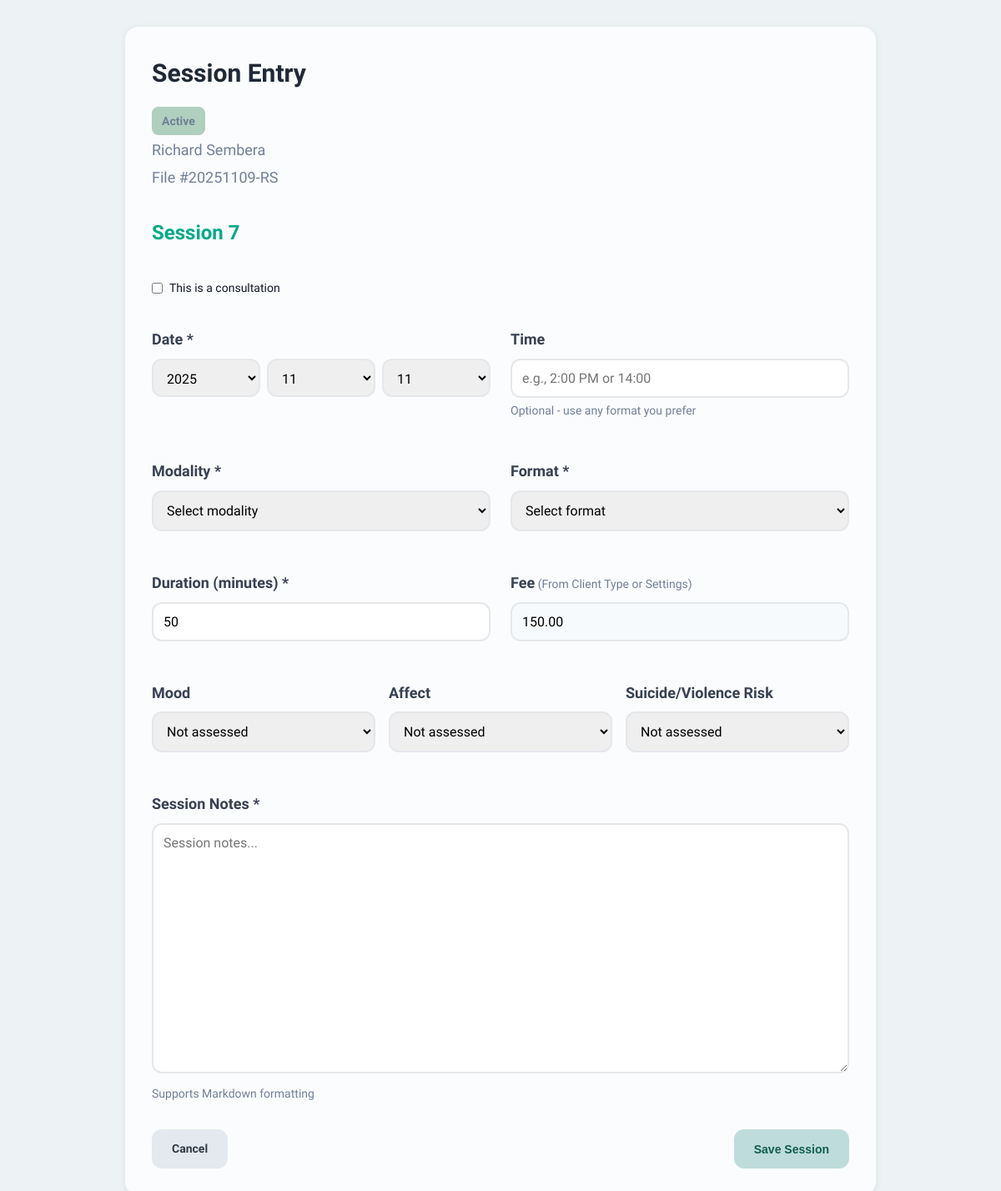
Page /client/1/session on the committed database.
### tables this page shows
CREATE TABLE client_types (
                id INTEGER PRIMARY KEY AUTOINCREMENT,
                name TEXT UNIQUE NOT NULL,
                color TEXT NOT NULL,
                code TEXT,
                file_number_style TEXT NOT NULL,
                file_number_prefix TEXT,
                file_number_suffix TEXT,
                file_number_counter INTEGER DEFAULT 0,
                session_fee REAL,
                session_duration INTEGER,
                retention_period INTEGER,
                is_system INTEGER DEFAULT 0,
                created_at INTEGER NOT NULL,
                modified_at INTEGER NOT NULL
            );

CREATE TABLE clients (
                id INTEGER PRIMARY KEY AUTOINCREMENT,
                file_number TEXT UNIQUE NOT NULL,
                first_name TEXT NOT NULL,
                middle_name TEXT,
                last_name TEXT NOT NULL,
                type_id INTEGER NOT NULL,
                created_at INTEGER NOT NULL,
                modified_at INTEGER NOT NULL,
                is_deleted INTEGER DEFAULT 0,
                FOREIGN KEY (type_id) REFERENCES client_types(id)
            );

### web/app.py (the view, shortened to what this page needs)
@app.route('/client/<int:client_id>/session', methods=['GET', 'POST'])
def create_session(client_id):
    import time
    from datetime import datetime
    client = db.get_client(client_id)
    if not client:
        return "Client not found", 404
    client_type = db.get_client_type(client['type_id'])
    session_entries = db.get_client_entries(client_id, 'session')
    non_consultation_count = sum(1 for s in session_entries if not s.get('is_consultation'))
    next_session_number = non_consultation_count + 1
    today = datetime.now().strftime('%Y-%m-%d')
    return render_template('entry_forms/session.html',
                         client=client,
                         client_type=client_type,
                         next_session_number=next_session_number,
                         today=today)

### core/database.py (called while the page is built)
    def connect(self):
        return sqlite3.connect(str(self.db_path))

    def get_client_type(self, type_id: int) -> Optional[Dict[str, Any]]:
        conn = self.connect()
        conn.row_factory = sqlite3.Row
        cursor = conn.cursor()
        cursor.execute("SELECT * FROM client_types WHERE id = ?", (type_id,))
        row = cursor.fetchone()
        conn.close()
        return dict(row) if row else None

    def get_client(self, client_id: int) -> Optional[Dict[str, Any]]:
        conn = self.connect()
        conn.row_factory = sqlite3.Row
        cursor = conn.cursor()
        cursor.execute("SELECT * FROM clients WHERE id = ?", (client_id,))
        row = cursor.fetchone()
        conn.close()
        return dict(row) if row else None

    def get_client_entries(self, client_id: int, entry_class: Optional[str] = None) -> List[Dict[str, Any]]:
        conn = self.connect()
        conn.row_factory = sqlite3.Row
        cursor = conn.cursor()
        if entry_class:
            cursor.execute(
                "SELECT * FROM entries WHERE client_id = ? AND class = ? ORDER BY created_at DESC",
                (client_id, entry_class)
            )
        else:
            cursor.execute(
                "SELECT * FROM entries WHERE client_id = ? ORDER BY created_at DESC",
                (client_id,)
            )
        rows = cursor.fetchall()
        conn.close()
        return [dict(row) for row in rows]

### web/templates/entry_forms/session.html (shortened to what this page needs)
{% extends "base.html" %}
{% block content %}
<div class="card" style="max-width: 900px; margin: 0 auto;">
    <div style="display: flex; justify-content: space-between; align-items: start; margin-bottom: 2rem;">
        <div>
            <h2>Session Entry</h2>
            <div style="color: #718096;">
                <div style="margin-bottom: 0.25rem;">
                    <span class="type-badge" style="background-color: {{ client_type.color }}">
                        {{ client_type.name }}
                    </span>
                </div>
                <div style="margin-bottom: 0.25rem;">
                    {{ client.first_name }} {{ client.middle_name or '' }} {{ client.last_name }}
                </div>
                <div>
                    File #{{ client.file_number }}
                </div>
            </div>
        </div>
    </div>
    <form method="post">
        {% if not is_edit %}
        <div class="session-number-display" id="session-number-display">
            Session {{ next_session_number }}
        </div>
        {% else %}
        <div class="session-number-display" id="session-number-display">
            {{ session.description }}
        </div>
        {% endif %}
        <div class="form-row-full">
            <label class="checkbox-inline">
                <input type="checkbox" id="is_consultation" name="is_consultation" {% if is_edit and session.is_consultation %}checked{% endif %}>
                This is a consultation
            </label>
        </div>
        <div class="form-row">
            <div class="form-group">
                <label for="session_date">Date *</label>
                <div class="date-input-group">
                    <select id="date_year" name="date_year" required>
                        {% for year in range(2025, 2019, -1) %}
                        <option value="{{ year }}" {% if is_edit and session_date and session_date[:4] == year|string %}selected{% elif not is_edit and today[:4] == year|string %}selected{% endif %}>{{ year }}</option>
                        {% endfor %}
                    </select>
                    <select id="date_month" name="date_month" required>
                        {% for month in range(1, 13) %}
                        <option value="{{ '%02d'|format(month) }}" {% if is_edit and session_date and session_date[5:7] == '%02d'|format(month) %}selected{% elif not is_edit and today[5:7] == '%02d'|format(month) %}selected{% endif %}>{{ '%02d'|format(month) }}</option>
                        {% endfor %}
                    </select>
                    <select id="date_day" name="date_day" required>
                        {% for day in range(1, 32) %}
                        <option value="{{ '%02d'|format(day) }}" {% if is_edit and session_date and session_date[8:10] == '%02d'|format(day) %}selected{% elif not is_edit and today[8:10] == '%02d'|format(day) %}selected{% endif %}>{{ '%02d'|format(day) }}</option>
                        {% endfor %}
                    </select>
                </div>
            </div>
            <div class="form-group">
                <label for="session_time">Time</label>
                <input type="text" id="session_time" name="session_time"
                       value="{% if is_edit %}{{ session.session_time or '' }}{% endif %}"
                       placeholder="e.g., 2:00 PM or 14:00">
                <p class="help-text">Optional - use any format you prefer</p>
            </div>
        </div>
        <div class="form-row">
            <div class="form-group">
                <label for="modality">Modality *</label>
                <select id="modality" name="modality" required>
                    <option value="">Select modality</option>
                </select>
            </div>
            <div class="form-group">
                <label for="format">Format *</label>
                <select id="format" name="format" required>
                    <option value="">Select format</option>
                </select>
            </div>
        </div>
        <div class="form-row">
            <div class="form-group">
                <label for="duration">Duration (minutes) *</label>
                <input type="number" id="duration" name="duration"
                       value="{% if is_edit %}{{ session.duration }}{% else %}{{ client_type.session_duration or 50 }}{% endif %}" min="1" required>
            </div>
            <div class="form-group">
                <label for="fee">Fee<span style="font-size: 0.875rem; color: #718096; font-weight: normal;"> (From Client Type or Settings)</span></label>
                <input type="number" id="fee" name="fee" step="0.01" min="0"
                    value="{% if is_edit %}{{ '%.2f'|format(session.fee) }}{% else %}{{ '%.2f'|format(client_type.session_fee or 0) }}{% endif %}" required readonly>
            </div>
        </div>
        <div class="form-row-thirds">
            <div class="form-group">
                <label for="mood">Mood</label>
                <select id="mood" name="mood">
                    <option value="">Not assessed</option>
                </select>
            </div>
            <div class="form-group">
                <label for="affect">Affect</label>
                <select id="affect" name="affect">
                    <option value="">Not assessed</option>
                </select>
            </div>
            <div class="form-group">
                <label for="risk_assessment">Suicide/Violence Risk</label>
                <select id="risk_assessment" name="risk_assessment">
                    <option value="">Not assessed</option>
                </select>
            </div>
        </div>
        <div class="form-row-full">
            <div class="form-group">
                <label for="content">Session Notes *</label>
                <textarea id="content" name="content" placeholder="Session notes..." required>{% if is_edit %}{{ session.content or '' }}{% endif %}</textarea>
                <p class="help-text">Supports Markdown formatting</p>
            </div>
        </div>
        <div style="display: flex; justify-content: space-between; margin-top: 2rem;">
            <a href="{{ url_for('client_file', client_id=client.id) }}" class="btn btn-secondary">Cancel</a>
            <button type="submit" class="btn">Save Session</button>
        </div>
    </form>
</div>
{% endblock %}

### web/templates/base.html (style rules this page uses)
* { margin: 0; padding: 0; box-sizing: border-box; }
body { font-family: 'Lexend', -apple-system, BlinkMacSystemFont, "Segoe UI", Roboto, sans-serif; line-height: 1.6; color: #111827; background: #EDF2F5; font-size: 1.125rem; }
.btn { display: inline-block; padding: 0.75rem 1.5rem; background: #BFDCDC; color: #115D4F; text-decoration: none; border-radius: 0.75rem; border: none; font-size: 0.875rem; font-weight: 600; cursor: pointer; transition: all 0.2s; }
.btn-secondary { background: #E3E9EE; color: #323B45; }
.card { background: #FBFCFD; border-radius: 1rem; padding: 2rem; box-shadow: 0 2px 8px rgba(0,0,0,0.08); margin-bottom: 2rem; }
.card h2 { font-size: 1.875rem; margin-bottom: 1rem; color: #1F2937; font-weight: 700; }
.form-group { margin-bottom: 1.5rem; }
.form-group label { display: block; font-weight: 600; margin-bottom: 0.5rem; color: #374151; }
.form-group input, .form-group select, .form-group textarea { width: 100%; padding: 0.75rem; border: 2px solid #E5E7EB; border-radius: 0.75rem; font-size: 1rem; font-family: 'Lexend', sans-serif; transition: border-color 0.2s; }
.type-badge { display: inline-block; padding: 0.375rem 0.75rem; border-radius: 0.5rem; font-size: 0.875rem; font-weight: 600; }

### web/templates/entry_forms/session.html (style rules this page uses)
.form-row { display: grid; grid-template-columns: 1fr 1fr; gap: 1.5rem; margin-bottom: 1.5rem; }
.form-row-full { margin-bottom: 1.5rem; }
.form-row-thirds { display: grid; grid-template-columns: 1fr 1fr 1fr; gap: 1rem; margin-bottom: 1.5rem; }
.date-input-group { display: flex; gap: 0.5rem; }
.date-input-group select { flex: 1; height: 46px; }
textarea { width: 100%; padding: 0.75rem; border: 2px solid #e2e8f0; border-radius: 0.5rem; font-size: 1rem; font-family: inherit; min-height: 300px; transition: border-color 0.2s; }
.help-text { font-size: 0.875rem; color: #718096; margin-top: 0.25rem; }
.session-number-display { font-size: 1.5rem; font-weight: 600; color: #00aa88; margin-bottom: 1.5rem; }
.checkbox-inline { display: flex; align-items: center; padding: 0.75rem 0; cursor: pointer; font-size: 0.875rem; }
.checkbox-inline input[type="checkbox"] { width: auto; margin-right: 0.5rem; }
input[type="number"] { -moz-appearance: textfield; }
input[readonly] { background-color: #f7fafc; cursor: not-allowed; }

### rows in the picture
client_types: name "Active", duration "50", fee "150.00"
clients: first_name "Richard", last_name "Sembera", file_number "20251109-RS"

### other values in the picture
{{ next_session_number }} "7"
form field date_year "2025"
form field date_month "11"
form field date_day "11"
